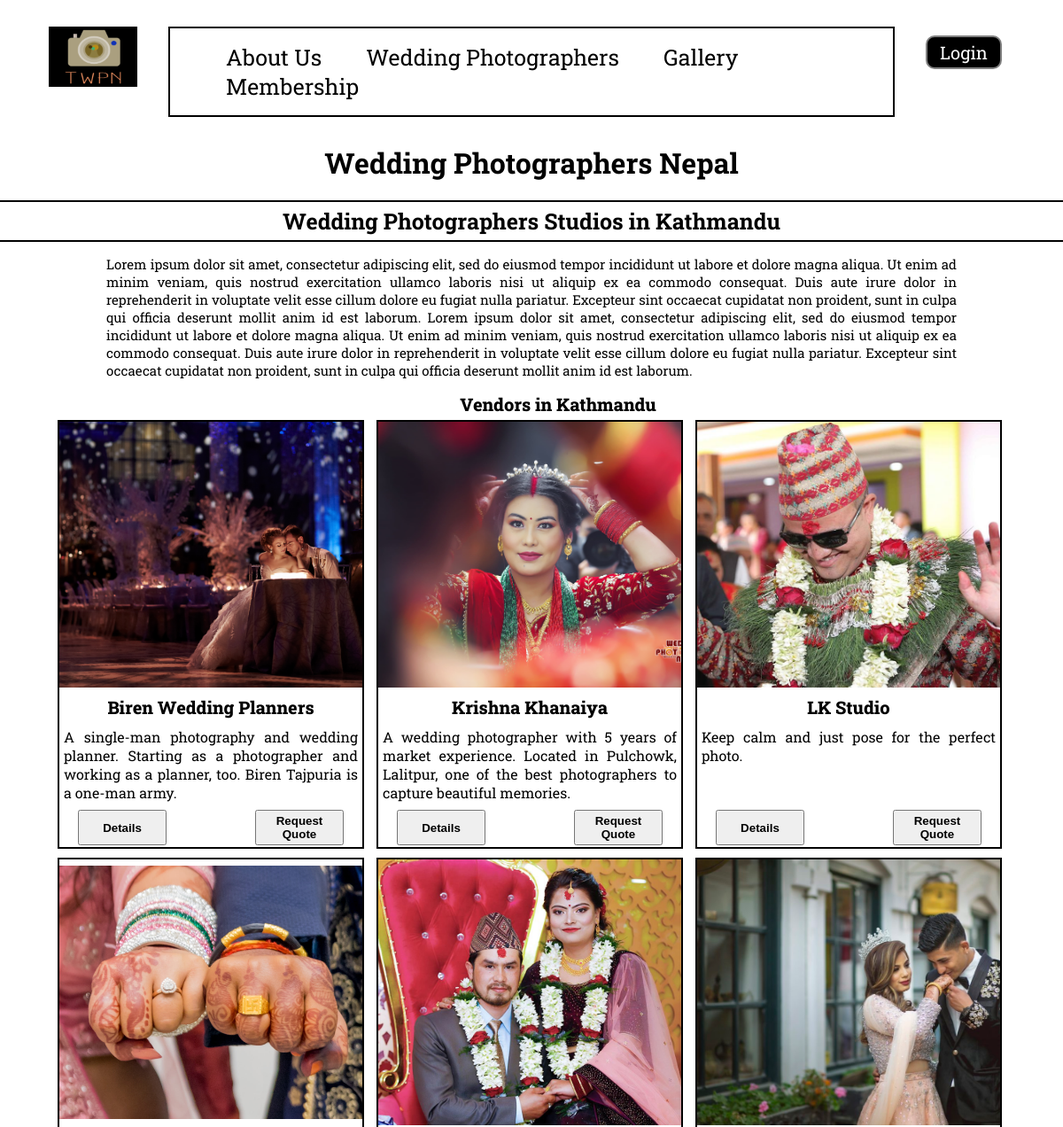
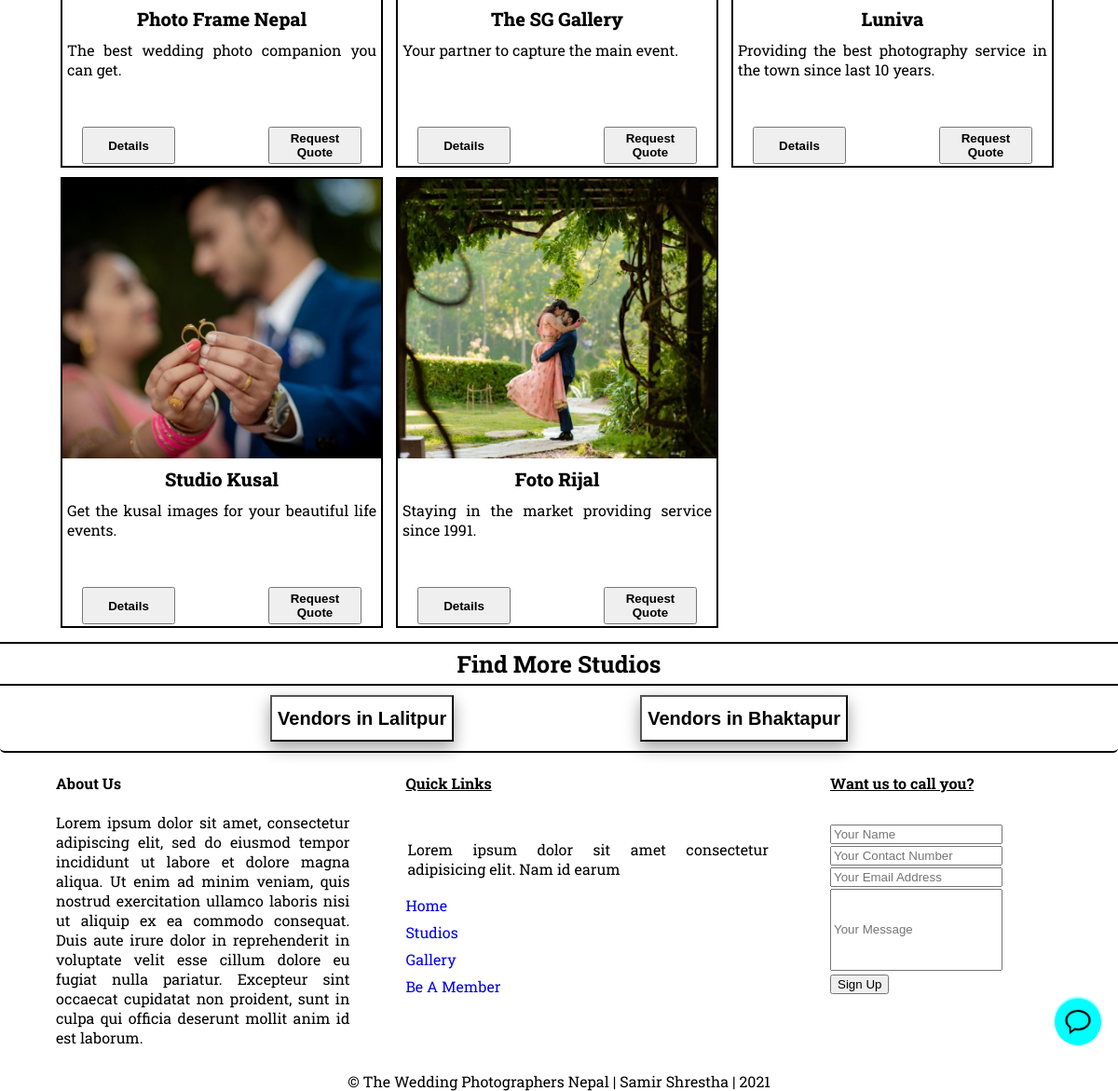
Screenshot of /kathmandu/ with the database file from the repository (2 pictures, top to bottom).
### twpn/models.py (models this page shows, shortened)
class Images(models.Model):
    vendor_id = models.ForeignKey(Vendor, null= True, on_delete=models.SET_NULL)
    image_id = models.AutoField(primary_key=True)
    image_descName = models.CharField(max_length=100)
    image = models.ImageField(upload_to="static/images/")

class Vendor(models.Model):
    vendor_id = models.AutoField(primary_key=True)
    vendor_name = models.CharField(max_length=100)
    vendor_address = models.CharField(max_length=100)
    vendor_district = models.CharField(max_length=15, choices=districts)
    vendor_email = models.EmailField(max_length=250)
    vendor_contact = models.BigIntegerField()
    vendor_desc = models.CharField(max_length=150)
    vendor_user = models.ForeignKey(User, on_delete=CASCADE)

### twpn/views.py (the view)
# urls.py: path('kathmandu/', views.kathmandu, name="Kathmandu"),
def kathmandu(request):
    images = Images.objects.all()
    kvendors = Vendor.objects.filter(vendor_district__exact="Kathmandu")
    return render(request, 'twpn/kathmandu.html', {'images':images, 'kvendors': kvendors})

### twpn/templates/twpn/kathmandu.html (shortened to what this page needs)
{% include "twpn/header.html" %}
    <div class="studios-kathmandu">
        <p><strong>Wedding Photographers Studios in Kathmandu</strong></p>
    </div>
    <div class="about-studios-kathmandu">
        <p>Lorem ipsum dolor sit amet, consectetur adipiscing elit, sed do eiusmod tempor incididunt
            ut labore et dolore magna aliqua. Ut enim ad minim veniam, quis nostrud exercitation ullamco
            laboris nisi ut aliquip ex ea commodo consequat. Duis aute irure dolor in reprehenderit in
            voluptate velit esse cillum dolore eu fugiat nulla pariatur. Excepteur sint occaecat cupidatat
            non proident, sunt in culpa qui officia deserunt mollit anim id est laborum.
            Lorem ipsum dolor sit amet, consectetur adipiscing elit, sed do eiusmod tempor incididunt
            ut labore et dolore magna aliqua. Ut enim ad minim veniam, quis nostrud exercitation ullamco
            laboris nisi ut aliquip ex ea commodo consequat. Duis aute irure dolor in reprehenderit in
            voluptate velit esse cillum dolore eu fugiat nulla pariatur. Excepteur sint occaecat cupidatat
            non proident, sunt in culpa qui officia deserunt mollit anim id est laborum.</p>
    </div>
    <div class="district1-card">
        <div class="district1-card-title">
            Vendors in Kathmandu
        </div>
        {% for vendor in kvendors %}
        {% for image in images %}
        {% if image.vendor_id.vendor_id == vendor.vendor_id %}
        <div class="district1-card-inner">
            <div class="district1-card-image">
                <img src="/media/{{image.image}}" alt="{{image.image_descName}}">
            </div>
            <div class="district1-card-title">
                <p>{{image.vendor_id.vendor_name}}</p>
            </div>
            <div class="district1-card-des">
                <p>{{image.vendor_id.vendor_desc}}</p>
            </div>
            <div class="district-card-buttons">
                <form method="POST" action="{% url 'studioview' %}">
                    <button>Details</button>
                </form>
                <form method="POST" action="{% url 'requestid' %}">
                    <button>Request Quote</button>
                </form>
            </div>
        </div>
        {% endif %}
        {% endfor %}
        {% endfor %}
    </div>
    <div class="more-studios">
        <p><strong>Find More Studios</strong></p>
    </div>
    <div class="more-studios-button">
        <a href="/lalitpur">
            <button>Vendors in Lalitpur</button>
        </a>
        <a href="/bhaktapur">
            <button>Vendors in Bhaktapur</button>
        </a>
    </div>
    {% include "twpn/footer.html" %}

### twpn/templates/twpn/header.html (shortened to what this page needs)
<!DOCTYPE html>
<html lang="en">
<head>
    {% load static %}
    <link rel='stylesheet' href="{%static 'twpn/styles.css' %}">
</head>
<body>
    <header class="header">
        <div class="left">
            <a href="/">
                <img src="{%static 'twpn/logo.png' %}" alt="">
            </a>
        </div>
        <div class="mid">
            <nav class="navbar navbar-expand-lg navbar-dark bg-dark">
                <div class="container-fluid">
                    <div class="collapse navbar-collapse" id="navbarNav">
                        <ul class="navbar-nav">
                            <li class="nav-item">
                                <a href="/about">About Us</a>
                            </li>
                            <li class="nav-item">
                                <a class="nav-link" href="/studios">Wedding Photographers</a>
                            </li>
                            <li class="nav-item">
                                <a class="nav-link" href="/gallery">Gallery</a>
                            </li>
                            <li class="nav-item">
                                <a class="nav-link" href="/membership">Membership</a>
                            </li>
                        </ul>
                    </div>
                </div>
            </nav>
        </div>
        <div class="right">
            <a href="{% url 'login' %}">
                <button class="btn">Login</button>
            </a>
        </div>
    </header>
    <div class="title-name">
        <h1>Wedding Photographers Nepal</h1>
    </div>
    <div class="floating-main">
        <div class="floating-button">
            <a href="/chattwpn/">
                <img src="{%static 'twpn/chatIcon.png' %}" alt="">
            </a>
        </div>
    </div>

### twpn/templates/twpn/footer.html (shortened to what this page needs)
<div class="footer">
    <div class="footer-container">
        <div class="footer-section-about">
            <h4>About Us</h4>
            <p>
                Lorem ipsum dolor sit amet, consectetur adipiscing elit, sed do eiusmod tempor incididunt
                ut labore et dolore magna aliqua. Ut enim ad minim veniam, quis nostrud exercitation ullamco
                laboris nisi ut aliquip ex ea commodo consequat. Duis aute irure dolor in reprehenderit in
                voluptate velit esse cillum dolore eu fugiat nulla pariatur. Excepteur sint occaecat cupidatat
                non proident, sunt in culpa qui officia deserunt mollit anim id est laborum.
            </p>
        </div>
        <div class="footer-section links">
            <h4>Quick Links</h4>
            <p>Lorem ipsum dolor sit amet consectetur adipisicing elit. Nam id earum</p>
            <a href="/">Home</a>
            <a href="/studios">Studios</a>
            <a href="/gallery">Gallery</a>
            <a href="/membership">Be A Member</a>
        </div>
        <div class="footer-section book">
            <h4>Want us to call you?</h4>
            <form id="book-form" method="POST" action="{% url 'contactus' %}">
                <input type="text" placeholder='Your Name' id='name' name='name'><br>
                <input type="number" placeholder='Your Contact Number' id='number' name='number'><br>
                <input type="email" placeholder='Your Email Address' id='email' name='email'><br>
                <input type="text" placeholder='Your Message' id='message' name='message'><br>
                <input type="submit" value='Sign Up' id='footer-email-btn'><br>
            </form>
        </div>
    </div>
    <div class="footer-bottom">
        &copy; The Wedding Photographers Nepal | Samir Shrestha | 2021
    </div>
</div>
</body>
</html>

### twpn/static/twpn/styles.css (style rules this page uses)
html, body { height: 100%; font-family: 'Roboto Slab', serif; color: black; margin: 0px; padding: 0px; }
.left { display: inline-block; position: absolute; left: 55px; top: 30px; }
.left img { width: 100px; filter: invert(100%); }
.mid { border: 2px solid black; display: block; width: 68%; margin: 30px auto; }
.right { position: absolute; right: 60px; top: 40px; display: inline-block; }
.title-name { text-align: center; margin-top: 5px; margin-bottom: 10px; }
.navbar { display: inline-block; }
.navbar li { display: inline-block; font-size: 25px; }
.navbar li a { color: black; text-decoration: none; padding: 34px 23px; }
.btn { font-family: 'Roboto Slab', serif; margin: 0px 9px; background-color: black; color: white; padding: 4px 14px; border: 2px solid grey; border-radius: 10px; font-size: 20px; cursor: pointer; }
.footer { background-color: white; padding-bottom: 16px; }
.footer-container { width: 90%; margin: 4vh; display: flex; justify-content: center; margin: 0 auto; }
.footer-section { display: flex; flex-direction: column; margin-right: 4rem; }
.footer-section h4 { text-decoration: underline; margin-bottom: 2rem; }
.footer-section-about { text-align: justify; width: 40%; margin-right: 60px; }
.footer-section p { text-align: justify; padding: 2px; }
.footer-section a { text-decoration: none; margin-bottom: 0.5rem; }
.footer-section #message { height: 70%; margin-top: 2px; margin-bottom: 2px; }
.footer-bottom { width: 100%; text-align: center; position: absolute; padding-top: 10px; }
.studios-kathmandu { text-align: center; font-size: 25px; font-weight: 600; border-top: 2px solid black; border-bottom: 2px solid black; }
.studios-kathmandu p { margin: 5px; }
.about-studios-kathmandu { text-align: justify; font-size: 15px; padding-left: 10%; padding-right: 10%; margin-bottom: 25px auto; }
.district1-card { margin-left: 5%; }
.district1-card-title { text-align: center; font-size: 20px; }
.district1-card-inner { width: 30%; height:480px; display: flex; flex-wrap: wrap; display: inline-block; margin: 5px; border: 2px solid black; }
.district1-card-image img { width: 100%; height: 300px; object-fit: cover; }
.district1-card-title { text-align: center; font-size: 20px; font-weight: 800; }
.district1-card-des { text-align: justify; height: 30%; justify-content: center; align-items: center; overflow: hidden; margin: 5px; }
.district1-card-des p { margin-top: 5px; margin-bottom: 5px; }
.district1-card-title p { margin-top: 5px; margin-bottom: 5px; }
.district-card-buttons { display: flex; justify-content: center; align-items: center; border-radius: 5px; margin-top: -15%; }
.district-card-buttons button { margin-right: 50px; margin-left: 50px; height: 40px; width: 100px; font-weight: 600; }
.more-studios { text-align: center; font-size: 25px; font-weight: 600; margin-top: 10px; border-top: 2px solid black; border-bottom: 2px solid black; }
.more-studios p { margin: 5px; }
.more-studios-button { display: flex; justify-content: center; align-items: center; border-radius: 5px; margin-top: 10px; padding-bottom: 10px; border-bottom: 2px solid black; }
.more-studios-button button { margin-right: 100px; margin-left: 100px; height: 50px; font-size: 20px; font-weight: 700; background-color: white; box-shadow: 0 8px 16px 0 rgba(0,0,0,0.2), 0 6px 20px 0 rgba(0,0,0,0.19); }
.floating-main { position: fixed; bottom: 2%; right: 18px; text-align: center; color: aqua; }
.floating-main .floating-button { width: 50px; height: 50px; background: url(./chatIcon.png); border-radius: 50%; background-repeat: no-repeat; background-color: aqua; background-size: 30px; background-position: center; float: right; margin: 0 auto; cursor: pointer; box-shadow: 0 -2px 3px -1px aqua; }

### rows the page displays
Images: image (picture), vendor_id.vendor_name "Biren Wedding Planners", vendor_id.vendor_desc "A single-man photography and wedding planner. Starting as a photographer and working as a planner, too. Biren Tajpuria is a one-man army."
Images: image (picture), vendor_id.vendor_name "Krishna Khanaiya", vendor_id.vendor_desc "A wedding photographer with 5 years of market experience. Located in Pulchowk, Lalitpur, one of the best photographers to capture beautiful memories."
Images: image (picture), vendor_id.vendor_name "LK Studio", vendor_id.vendor_desc "Keep calm and just pose for the perfect photo."
Images: image (picture), vendor_id.vendor_name "Photo Frame Nepal", vendor_id.vendor_desc "The best wedding photo companion you can get."
Images: image (picture), vendor_id.vendor_name "The SG Gallery", vendor_id.vendor_desc "Your partner to capture the main event."
Images: image (picture), vendor_id.vendor_name "Luniva", vendor_id.vendor_desc "Providing the best photography service in the town since last 10 years."
Images: image (picture), vendor_id.vendor_name "Studio Kusal", vendor_id.vendor_desc "Get the kusal images for your beautiful life events."
Images: image (picture), vendor_id.vendor_name "Foto Rijal", vendor_id.vendor_desc "Staying in the market providing service since 1991."
